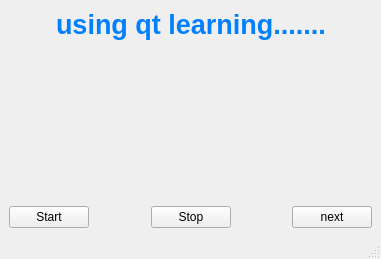
<?xml version="1.0" encoding="UTF-8"?>
<ui version="4.0">
 <class>aboutsoftware</class>
 <widget class="QMainWindow" name="aboutsoftware">
  <property name="geometry">
   <rect>
    <x>0</x>
    <y>0</y>
    <width>381</width>
    <height>259</height>
   </rect>
  </property>
  <property name="sizePolicy">
   <sizepolicy hsizetype="Expanding" vsizetype="Expanding">
    <horstretch>0</horstretch>
    <verstretch>0</verstretch>
   </sizepolicy>
  </property>
  <property name="windowTitle">
   <string>MainWindow</string>
  </property>
  <widget class="QWidget" name="centralwidget">
   <property name="sizePolicy">
    <sizepolicy hsizetype="Expanding" vsizetype="Expanding">
     <horstretch>0</horstretch>
     <verstretch>0</verstretch>
    </sizepolicy>
   </property>
   <layout class="QVBoxLayout" name="verticalLayout_2">
    <item>
     <layout class="QVBoxLayout" name="verticalLayout">
      <item>
       <layout class="QHBoxLayout" name="horizontalLayout_2">
        <item>
         <spacer name="horizontalSpacer_3">
          <property name="orientation">
           <enum>Qt::Horizontal</enum>
          </property>
          <property name="sizeType">
           <enum>QSizePolicy::Expanding</enum>
          </property>
          <property name="sizeHint" stdset="0">
           <size>
            <width>40</width>
            <height>20</height>
           </size>
          </property>
         </spacer>
        </item>
        <item>
         <widget class="QLabel" name="label">
          <property name="sizePolicy">
           <sizepolicy hsizetype="Preferred" vsizetype="Preferred">
            <horstretch>0</horstretch>
            <verstretch>0</verstretch>
           </sizepolicy>
          </property>
          <property name="text">
           <string>&lt;html&gt;&lt;head/&gt;&lt;body&gt;&lt;p&gt;&lt;span style=&quot; font-size:20pt; font-weight:600; color:#007fff;&quot;&gt;using qt learning.......&lt;/span&gt;&lt;/p&gt;&lt;/body&gt;&lt;/html&gt;</string>
          </property>
         </widget>
        </item>
        <item>
         <spacer name="horizontalSpacer_4">
          <property name="orientation">
           <enum>Qt::Horizontal</enum>
          </property>
          <property name="sizeType">
           <enum>QSizePolicy::Expanding</enum>
          </property>
          <property name="sizeHint" stdset="0">
           <size>
            <width>40</width>
            <height>20</height>
           </size>
          </property>
         </spacer>
        </item>
       </layout>
      </item>
      <item>
       <spacer name="verticalSpacer">
        <property name="orientation">
         <enum>Qt::Vertical</enum>
        </property>
        <property name="sizeHint" stdset="0">
         <size>
          <width>20</width>
          <height>40</height>
         </size>
        </property>
       </spacer>
      </item>
      <item>
       <layout class="QHBoxLayout" name="horizontalLayout_3">
        <item>
         <spacer name="horizontalSpacer_5">
          <property name="orientation">
           <enum>Qt::Horizontal</enum>
          </property>
          <property name="sizeHint" stdset="0">
           <size>
            <width>40</width>
            <height>20</height>
           </size>
          </property>
         </spacer>
        </item>
        <item>
         <widget class="QLabel" name="moveLabel">
          <property name="sizePolicy">
           <sizepolicy hsizetype="Preferred" vsizetype="Preferred">
            <horstretch>0</horstretch>
            <verstretch>0</verstretch>
           </sizepolicy>
          </property>
          <property name="text">
           <string/>
          </property>
         </widget>
        </item>
        <item>
         <spacer name="horizontalSpacer_6">
          <property name="orientation">
           <enum>Qt::Horizontal</enum>
          </property>
          <property name="sizeHint" stdset="0">
           <size>
            <width>40</width>
            <height>20</height>
           </size>
          </property>
         </spacer>
        </item>
       </layout>
      </item>
      <item>
       <spacer name="verticalSpacer_2">
        <property name="orientation">
         <enum>Qt::Vertical</enum>
        </property>
        <property name="sizeHint" stdset="0">
         <size>
          <width>20</width>
          <height>40</height>
         </size>
        </property>
       </spacer>
      </item>
      <item>
       <layout class="QHBoxLayout" name="horizontalLayout">
        <item>
         <widget class="QPushButton" name="startButton">
          <property name="sizePolicy">
           <sizepolicy hsizetype="Preferred" vsizetype="Preferred">
            <horstretch>0</horstretch>
            <verstretch>0</verstretch>
           </sizepolicy>
          </property>
          <property name="text">
           <string>Start</string>
          </property>
         </widget>
        </item>
        <item>
         <spacer name="horizontalSpacer_2">
          <property name="orientation">
           <enum>Qt::Horizontal</enum>
          </property>
          <property name="sizeType">
           <enum>QSizePolicy::Expanding</enum>
          </property>
          <property name="sizeHint" stdset="0">
           <size>
            <width>40</width>
            <height>20</height>
           </size>
          </property>
         </spacer>
        </item>
        <item>
         <widget class="QPushButton" name="stopButton">
          <property name="sizePolicy">
           <sizepolicy hsizetype="Preferred" vsizetype="Preferred">
            <horstretch>0</horstretch>
            <verstretch>0</verstretch>
           </sizepolicy>
          </property>
          <property name="text">
           <string>Stop</string>
          </property>
         </widget>
        </item>
        <item>
         <spacer name="horizontalSpacer">
          <property name="orientation">
           <enum>Qt::Horizontal</enum>
          </property>
          <property name="sizeType">
           <enum>QSizePolicy::Expanding</enum>
          </property>
          <property name="sizeHint" stdset="0">
           <size>
            <width>40</width>
            <height>20</height>
           </size>
          </property>
         </spacer>
        </item>
        <item>
         <widget class="QPushButton" name="nextButton">
          <property name="sizePolicy">
           <sizepolicy hsizetype="Preferred" vsizetype="Preferred">
            <horstretch>0</horstretch>
            <verstretch>0</verstretch>
           </sizepolicy>
          </property>
          <property name="text">
           <string>next</string>
          </property>
         </widget>
        </item>
       </layout>
      </item>
     </layout>
    </item>
   </layout>
  </widget>
  <widget class="QMenuBar" name="menubar">
   <property name="geometry">
    <rect>
     <x>0</x>
     <y>0</y>
     <width>381</width>
     <height>28</height>
    </rect>
   </property>
   <property name="sizePolicy">
    <sizepolicy hsizetype="Expanding" vsizetype="Expanding">
     <horstretch>0</horstretch>
     <verstretch>0</verstretch>
    </sizepolicy>
   </property>
  </widget>
  <widget class="QStatusBar" name="statusbar">
   <property name="sizePolicy">
    <sizepolicy hsizetype="Expanding" vsizetype="Expanding">
     <horstretch>0</horstretch>
     <verstretch>0</verstretch>
    </sizepolicy>
   </property>
  </widget>
 </widget>
 <resources/>
 <connections/>
</ui>
